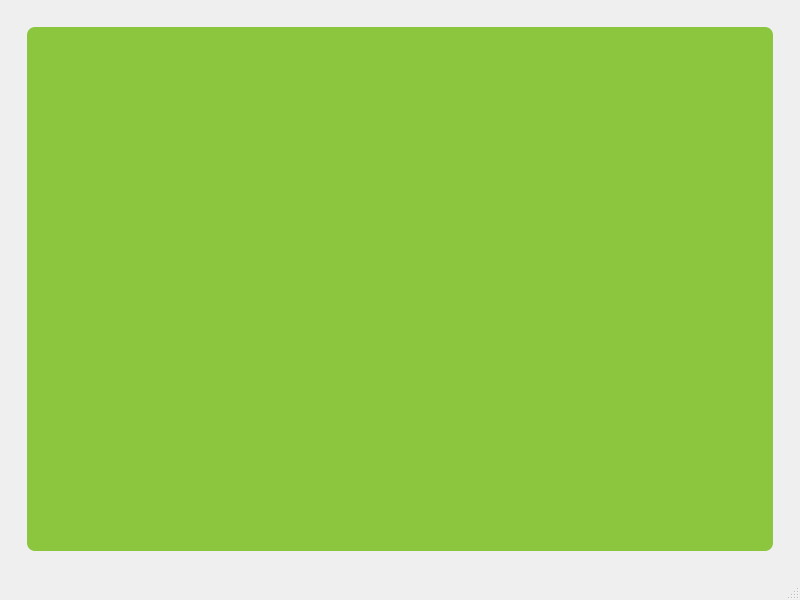
<?xml version="1.0" encoding="UTF-8"?>
<ui version="4.0">
 <class>MainWindow</class>
 <widget class="QMainWindow" name="MainWindow">
  <property name="geometry">
   <rect>
    <x>0</x>
    <y>0</y>
    <width>800</width>
    <height>600</height>
   </rect>
  </property>
  <property name="windowTitle">
   <string>MainWindow</string>
  </property>
  <property name="styleSheet">
   <string notr="true"><![CDATA[
/* === QTableView === */
QTableView {
    background-color: #8cc63f;
    border: none;
    font-size: 16px;
    selection-background-color: #5a9216;
    border-radius: 8px;
    color: #333333;
}
QTableView::item {
    padding: 8px;
    border-radius: 6px;
    margin: 2px;
}
QTableView::item:selected {
    background-color: #5a9216;
    color: white;
}

/* === QHeaderView === */
QHeaderView::section {
    background-color: #444444;
    color: white;
    font-weight: bold;
    padding: 8px;
    border: none;
    border-radius: 12px;
    margin: 1px;
}

/* === QScrollBar === */
QScrollBar:vertical {
    background-color: #f0f0f0;
    width: 10px;
    border-radius: 5px;
}
QScrollBar::handle:vertical {
    background-color: #8cc63f;
    border-radius: 5px;
}
QScrollBar::handle:vertical:hover {
    background-color: #7ab62e;
}

/* === QDialog === */
QDialog {
    background-color: #ffffff;
    border: 2px solid #8cc63f;
    border-radius: 15px;
}

/* === Modal title bar === */
QDialog QWidget#titleBar {
    background-color: #00aeef;
    color: white;
    border-top-left-radius: 13px;
    border-top-right-radius: 13px;
    padding: 10px;
    font-size: 18px;
    font-weight: bold;
}

/* === Modal content === */
QDialog QWidget#contentWidget {
    background-color: #f8f8f8;
    border-radius: 10px;
    margin: 15px;
}

QDialog QLabel {
    font-size: 16px;
    padding: 10px;
    color: #333333;
}
QDialog QLabel#sectionTitle {
    font-size: 18px;
    font-weight: bold;
    color: #00aeef;
    padding: 10px;
}
QDialog QLabel#valueLabel {
    font-size: 16px;
    color: #444444;
    background-color: #f0f0f0;
    border-radius: 8px;
    padding: 8px 12px;
}

/* === Buttons === */
QDialog QPushButton {
    background-color: #8cc63f;
    color: white;
    border: none;
    border-radius: 10px;
    padding: 10px 20px;
    font-size: 16px;
    font-weight: bold;
}
QDialog QPushButton:hover {
    background-color: #7ab62e;
}
QDialog QPushButton:pressed {
    background-color: #5a9216;
}
QDialog QPushButton#closeButton {
    background-color: #00aeef;
    color: white;
}
QDialog QPushButton#closeButton:hover {
    background-color: #0099cc;
}

/* === Separators and graphs === */
QDialog QFrame#separator {
    background-color: #e0e0e0;
    max-height: 1px;
    margin: 10px 15px;
}
QDialog QFrame#graphFrame {
    background-color: white;
    border: 1px solid #e0e0e0;
    border-radius: 10px;
    padding: 10px;
}
   ]]></string>
  </property>
  <widget class="QWidget" name="centralwidget">
   <layout class="QVBoxLayout" name="verticalLayout">
    <item>
     <widget class="QWidget" name="content" native="true">
      <layout class="QHBoxLayout" name="horizontalLayout">
       <item>
        <widget class="QWidget" name="tabla" native="true">
         <layout class="QHBoxLayout" name="horizontalLayout_2">
          <property name="spacing">
           <number>0</number>
          </property>
          <item>
           <widget class="QTableView" name="tableView"/>
          </item>
         </layout>
        </widget>
       </item>
      </layout>
     </widget>
    </item>
   </layout>
  </widget>
  <widget class="QMenuBar" name="menubar">
   <property name="geometry">
    <rect>
     <x>0</x>
     <y>0</y>
     <width>800</width>
     <height>22</height>
    </rect>
   </property>
  </widget>
  <widget class="QStatusBar" name="statusbar"/>
 </widget>
 <resources/>
 <connections/>
</ui>
